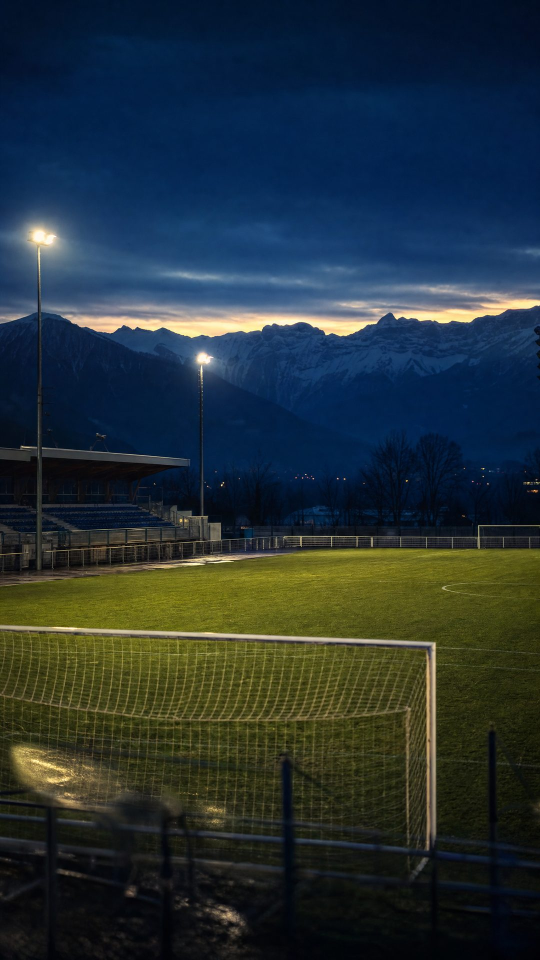
#> input picture 06_slides_gfa/assets/01-stade-albanais.jpg, 1080 x 1920 px (shown at 1/2 size)
$ python -i stylize.py   (imports and definitions only)   (older library calls are emulated)
#> lines starting #> are read from the running program, lines starting #| are printed output that depends on the picture; after the words box and inside, x2 and y2 are one past the last pixel; in counts of white or black regions, pixels touching at a corner belong together
#!/usr/bin/env python3
"""
Stylisation « bande dessinée / cel-shading » des plans de rugby, en local (CPU).

Principe (OpenCV pur + détecteur de visages YuNet, aucun service distant)
  1. calcul à basse résolution (petit côté 540 px), lissage bilatéral
  2. stabilité temporelle : flot optique DIS -> l'état précédent (image lissée,
     étiquettes de couleur, masques) est recalé puis mélangé ; hystérésis sur
     les couleurs pour qu'un aplat ne « clignote » pas d'une image à l'autre
  3. zones : pelouse (un vert uni), lignes blanches, foule/tribunes (texture
     dense -> 4 tons calmes, sans contours), peau
  4. couleurs d'équipe forcées : azur Italie, vert Springbok + or
  5. palette figée par plan (couleurs fixes + k-means sur la 1re image)
  6. visages (YuNet, suivis dans le temps) remplis d'un aplat couleur peau,
     sans aucun détail ; toute zone de peau est réduite à un seul ton
  7. contours sombres aux frontières de couleurs contrastées ; rendu final en
     pleine résolution (aplats nets, traits et lignes anticrénelés)

Usage : python3 stylize.py ENTREE.mp4 SORTIE.mp4 [--start S] [--dur D]
Import : from stylize import stylize_frame, Stylizer
         sty = Stylizer(); for img in images: out = sty(img)   # RVB uint8
"""
import argparse
import json
import os
import subprocess
import sys
import time

import cv2
import numpy as np

ICI = os.path.dirname(os.path.abspath(__file__))
MODELE_VISAGE = os.path.join(ICI, "modeles", "face_detection_yunet_2023mar.onnx")

# --- Couleurs (RVB) ----------------------------------------------------------
AZUR = (20, 112, 214)          # maillot Italie
AZUR_OMBRE = (12, 72, 156)
SB_VERT = (4, 104, 68)         # vert Springbok
SB_OMBRE = (2, 68, 46)
OR = (250, 184, 28)            # or Springbok
OR_OMBRE = (200, 138, 20)
BLANC = (246, 246, 242)
PELOUSE = (84, 158, 70)        # pelouse : un seul vert, identique sur tous les plans
ENCRE = (26, 24, 32)           # couleur des contours
ANCRES = [
    AZUR, AZUR_OMBRE, SB_VERT, SB_OMBRE, OR, OR_OMBRE, BLANC, PELOUSE,
    (200, 200, 200), (34, 34, 38),                                    # gris clair, noir
    (40, 48, 74),                                                     # marine
    (240, 204, 176), (220, 172, 140), (190, 136, 104),                # peaux
    (146, 98, 72), (98, 66, 50),
    (206, 38, 46), (150, 26, 34),                                     # rouges
]
I_AZ, I_AZO, I_SB, I_SBO, I_OR, I_ORO, I_BLANC, I_PEL = range(8)
PEAUX = [11, 12, 13, 14, 15]   # indices des tons chair dans ANCRES
N_FOULE = 4                    # nombre de tons pour la foule


def _lab(rgb_list):
    a = np.asarray(rgb_list, np.float32).reshape(-1, 1, 3) / 255.0
    return cv2.cvtColor(a, cv2.COLOR_RGB2Lab).reshape(-1, 3)


def _rgb_of_lab(lab):
    a = np.asarray(lab, np.float32).reshape(-1, 1, 3)
    return np.clip(cv2.cvtColor(a, cv2.COLOR_Lab2RGB).reshape(-1, 3) * 255 + 0.5, 0, 255).astype(np.uint8)


def _disque(r):
    r = max(3, int(r) | 1)
    return cv2.getStructuringElement(cv2.MORPH_ELLIPSE, (r, r))


class _Visages:
    """Détection YuNet + suivi léger (lissage des boîtes, persistance)."""

    def __init__(self):
        self.det = None
        if os.path.exists(MODELE_VISAGE):
            self.det = cv2.FaceDetectorYN.create(MODELE_VISAGE, "", (320, 320), 0.55, 0.3, 50)
        else:
            print("! modèle YuNet absent : visages aplatis seulement via la peau", file=sys.stderr)
        self.pistes = []

    def reset(self):
        self.pistes = []

    def maj(self, bgr, flux=None):
        """Piste = dict(c=[cx, cy, w, h], o=[ox, oy] centre des traits, age, ton)."""
        dets = []
        if self.det is not None:
            h, w = bgr.shape[:2]
            self.det.setInputSize((w, h))
            _, f = self.det.detect(bgr)
            if f is not None:
                for r in f:
                    x, y, bw, bh = (float(v) for v in r[:4])
                    if bw < 6:
                        continue
                    pts = r[4:14].reshape(5, 2)
                    cx, cy = x + bw / 2, y + bh / 2
                    m = pts.mean(0)
                    dets.append(dict(c=[cx, cy, bw, bh], o=[(m[0] - cx) / bw, (m[1] - cy) / bh]))
        if flux is not None:                  # les pistes suivent le mouvement
            for p in self.pistes:
                xi = int(np.clip(p["c"][0], 0, flux.shape[1] - 1))
                yi = int(np.clip(p["c"][1], 0, flux.shape[0] - 1))
                p["c"][0] -= float(flux[yi, xi, 0])
                p["c"][1] -= float(flux[yi, xi, 1])
        res, libres = [], list(range(len(self.pistes)))
        for d in dets:
            best, bd = None, 1e9
            for i in libres:
                p = self.pistes[i]
                dist = np.hypot(p["c"][0] - d["c"][0], p["c"][1] - d["c"][1])
                if dist < 0.7 * max(p["c"][2], d["c"][2]) and dist < bd:
                    best, bd = i, dist
            if best is None:
                d.update(age=0, ton=None)
                res.append(d)
            else:
                libres.remove(best)
                p = self.pistes[best]
                p["c"] = [0.4 * a + 0.6 * b for a, b in zip(p["c"], d["c"])]
                p["o"] = [0.5 * a + 0.5 * b for a, b in zip(p["o"], d["o"])]
                p["age"] = 0
                res.append(p)
        for i in libres:                      # visage perdu : gardé ~0,5 s
            p = self.pistes[i]
            p["age"] += 1
            if p["age"] <= 15:
                res.append(p)
        self.pistes = res
        return res


class Stylizer:
    """Stylisation image par image avec mémoire temporelle (vidéo).

    cote      : petit côté de l'image de calcul (540 = bon compromis vitesse)
    temporel  : lissage temporel (False pour une image isolée)
    epaisseur : facteur d'épaisseur des contours
    """

    def __init__(self, cote=540, temporel=True, epaisseur=1.0):
        self.cote = cote
        self.temporel = temporel
        self.epaisseur = epaisseur
        self.dis = cv2.DISOpticalFlow_create(cv2.DISOPTICAL_FLOW_PRESET_ULTRAFAST)
        self.visages = _Visages()
        self.reset()

    def reset(self):
        self.prev = None              # état recalé d'une image à l'autre
        self.prev_vignette = None
        self.palette = None
        self.visages.reset()

    # -- palette figée par plan -------------------------------------------------
    def _faire_palette(self, lab, lab_foule, normal, foule):
        anc = _lab(ANCRES)
        rng = np.random.default_rng(0)
        crit = (cv2.TERM_CRITERIA_EPS | cv2.TERM_CRITERIA_MAX_ITER, 20, 0.5)
        pal = [anc]
        px = lab[normal]
        if len(px) > 500:             # couleurs propres au plan
            px = px[rng.choice(len(px), min(len(px), 20000), replace=False)]
            _, _, cen = cv2.kmeans(px.astype(np.float32), 7, None, crit, 2, cv2.KMEANS_PP_CENTERS)
            pal += [c[None] for c in cen if np.min(np.linalg.norm(anc - c, axis=1)) > 10]
        self.n_normal = sum(len(p) for p in pal)
        px = lab_foule[foule]         # tons calmes de la foule
        if len(px) > 500:
            px = px[rng.choice(len(px), min(len(px), 20000), replace=False)]
            _, _, cen = cv2.kmeans(px.astype(np.float32), N_FOULE, None, crit, 2, cv2.KMEANS_PP_CENTERS)
        else:
            cen = _lab([(70, 70, 78), (120, 120, 128), (170, 170, 176), (215, 215, 220)])
        cen = cen[np.argsort(cen[:, 0])]
        pal.append(cen)
        self.palette = np.vstack(pal).astype(np.float32)
        self.i_foule = np.arange(self.n_normal, self.n_normal + N_FOULE)
        self.pal_rgb = _rgb_of_lab(self.palette)

    # [4 lines left out: function _ajout_couleur, not called in this run]

    # -- passe principale ---------------------------------------------------------
    def __call__(self, rgb):
        H, W = rgb.shape[:2]
        s = min(1.0, self.cote / min(H, W))
        w, h = max(2, round(W * s)), max(2, round(H * s))
        petit = cv2.resize(rgb, (w, h), interpolation=cv2.INTER_AREA) if s < 1 else rgb.copy()
        k = min(w, h) / 540.0            # échelle des noyaux

        # changement de plan -> on repart de zéro
        vign = cv2.resize(petit, (32, 32), interpolation=cv2.INTER_AREA).astype(np.float32)
        if self.prev_vignette is not None and (
                self.prev_vignette.shape != vign.shape or np.abs(vign - self.prev_vignette).mean() > 40):
            self.reset()
        self.prev_vignette = vign

        # 1. lissage
        lisse = petit
        for _ in range(3):
            lisse = cv2.bilateralFilter(lisse, 7, 35, 5)
        lab = cv2.cvtColor(lisse.astype(np.float32) / 255.0, cv2.COLOR_RGB2Lab)
#> lab: shape (960, 540, 3) float32; mean of channels 0, 1, 2 19.7, 0.6, -5.3
        gris = cv2.cvtColor(petit, cv2.COLOR_RGB2GRAY)
        gl = cv2.GaussianBlur(gris, (0, 0), 1.0)
        mag = cv2.magnitude(cv2.Sobel(gl, cv2.CV_32F, 1, 0), cv2.Sobel(gl, cv2.CV_32F, 0, 1))
        dens = cv2.blur((mag > 40).astype(np.float32), (int(31 * k) | 1,) * 2)
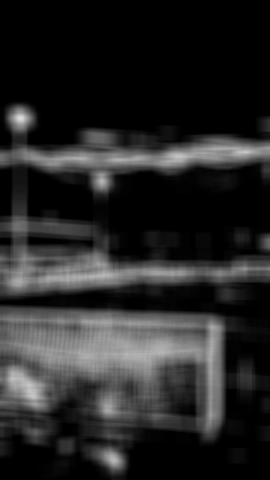
#> dens: shape (960, 540) float32 (shown at 1/2 size); min 0, max 0.865, mean 0.152

        # 2. recalage de l'état précédent (flot optique) et mélange
        flux = carte = None
        P = self.prev
        if self.temporel and P is not None and P["gris"].shape == gris.shape:
            flux = self.dis.calc(gris, P["gris"], None)
            gx, gy = np.meshgrid(np.arange(w, dtype=np.float32), np.arange(h, dtype=np.float32))
            carte = (gx + flux[..., 0], gy + flux[..., 1])

            def recale(x, interp=cv2.INTER_LINEAR):
                return cv2.remap(x, carte[0], carte[1], interp, borderMode=cv2.BORDER_REPLICATE)

            avant = recale(P["lab"])
            ecart = np.linalg.norm(lab - avant, axis=2)
            pds = (0.75 * np.clip(1.0 - ecart / 12.0, 0, 1))[..., None]
            lab = lab * (1 - pds) + avant * pds
            dens = 0.3 * dens + 0.7 * recale(P["dens"])
        etat = dict(gris=gris, lab=lab.copy(), dens=dens)
#> etat = 3 items

        # visages (détectés tôt : leurs abords ne sont jamais traités comme foule)
        pistes = self.visages.maj(cv2.cvtColor(petit, cv2.COLOR_RGB2BGR), flux)
#> pistes = []
        abords = np.zeros((h, w), np.uint8)
        for p in pistes:
            cx, cy, bw, bh = p["c"]
            cv2.ellipse(abords, (int(cx), int(cy - bh * 0.1)), (int(bw * 1.1) + 1, int(bh * 1.1) + 1),
                        0, 0, 360, 1, -1)
#> this loop made 0 passes
#> abords: shape (960, 540); every value is 0

        L = lab[..., 0]
        chroma = np.hypot(lab[..., 1], lab[..., 2])
        teinte = np.degrees(np.arctan2(lab[..., 2], lab[..., 1])) % 360
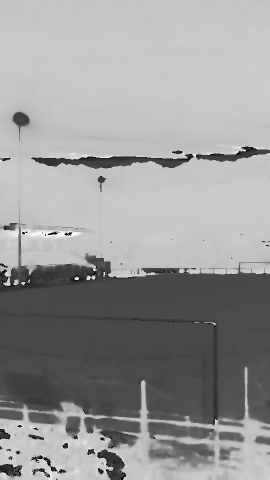
#> teinte: shape (960, 540) float32 (shown at 1/2 size); min 0, max 359.3, mean 215.8; drawn with min black and max white

        # 3a. pelouse : grandes zones vert clair
        vert = ((teinte > 95) & (teinte < 170) & (chroma > 14) & (L > 32)).astype(np.uint8)
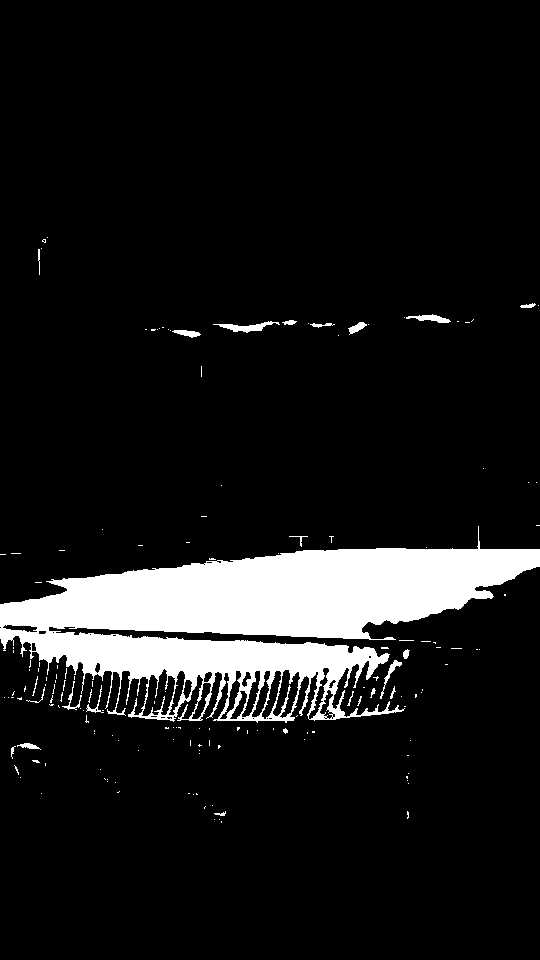
#> vert: shape (960, 540); values 0 (black) and 1 (white), 9.8% white; 162 white regions (139 under 20 px), largest, box (x1, y1, x2, y2) and area: (0, 526, 540, 723) 48527, (213, 321, 280, 333) 303, (406, 314, 451, 323) 199
        vert = cv2.morphologyEx(vert, cv2.MORPH_OPEN, np.ones((3, 3), np.uint8))
#> vert: shape (960, 540); values 0 (black) and 1 (white), 9.2% white; 62 white regions (26 under 20 px), largest, box (x1, y1, x2, y2) and area: (0, 548, 540, 694) 45101, (220, 322, 272, 332) 277, (327, 697, 345, 720) 181
        n, cc, st, _ = cv2.connectedComponentsWithStats(vert, connectivity=4)
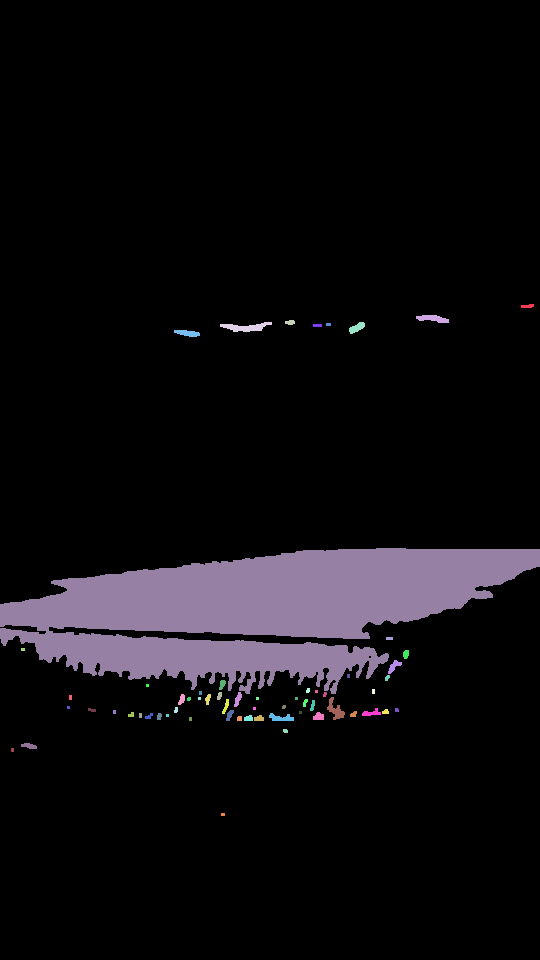
#> cc: shape (960, 540) int32; 63 distinct labels, from 0 to 62; one colour per label, 0 black
#> n = 63; st = 63 rows, first 6: [0, 0, 540, 960, 470779], [521, 304, 13, 4, 42], [416, 315, 33, 8, 172], [285, 320, 10, 5, 40], [220, 322, 52, 10, 277], [349, 322, 16, 12, 110]
        ok = np.zeros(n, bool)
        ok[1:] = st[1:, cv2.CC_STAT_AREA] > 0.01 * w * h
        pelouse = ok[cc]
#> pelouse: shape (960, 540) bool; 8.7% white; 1 white region, box (x1, y1, x2, y2) and area: (0, 548, 540, 694) 45101
        # 2e passe : la pelouse a sa propre clarté/saturation (exclut lignes et blancs teintés)
        if pelouse.sum() > 100:
            lm0 = float(np.median(L[pelouse]))
#> lm0 = 40.92
            cm0 = float(np.median(chroma[pelouse]))
#> cm0 = 39.47
            pelouse &= (chroma > 0.6 * cm0) & (L < lm0 + 14)
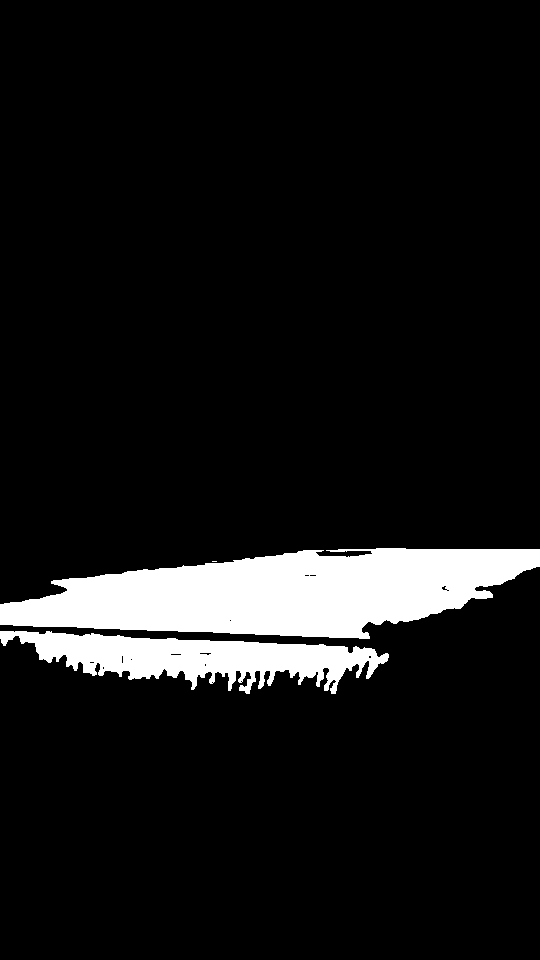
#> pelouse: shape (960, 540) bool; 8.5% white; 3 white regions (1 under 20 px), largest, box (x1, y1, x2, y2) and area: (0, 548, 540, 639) 32224, (0, 631, 389, 694) 12081
            pelouse = cv2.morphologyEx(pelouse.astype(np.uint8), cv2.MORPH_OPEN,
                                       np.ones((3, 3), np.uint8)).astype(bool)
#> pelouse: shape (960, 540) bool; 8.5% white; 3 white regions, box (x1, y1, x2, y2) and area: (0, 548, 540, 639) 32110, (0, 631, 389, 694) 12069, (338, 549, 345, 552) 21
        # joueurs en vert (survêtements) : petites taches nettement plus sombres
        if pelouse.any():
            lm = float(np.median(L[pelouse]))
#> lm = 40.83
            sombre = (pelouse & (L < lm - 10)).astype(np.uint8)
            n, cc, st, _ = cv2.connectedComponentsWithStats(sombre, connectivity=8)
#> cc: shape (960, 540) int32; every value is 0
#> n = 1; st = [[0, 0, 540, 960, 518400]]
            pt = st[:, cv2.CC_STAT_AREA] < 0.003 * w * h
#> pt = [False]
            pt[0] = False
            pelouse &= ~pt[cc]
        # zone de jeu = pelouse + ce qu'elle entoure (joueurs, lignes, poteaux)
        zone = cv2.morphologyEx(pelouse.astype(np.uint8), cv2.MORPH_CLOSE, _disque(15 * k))
#> zone: shape (960, 540); values 0 (black) and 1 (white), 9.4% white; 1 white region, box (x1, y1, x2, y2) and area: (0, 548, 540, 694) 48736
        n, cc, st, _ = cv2.connectedComponentsWithStats(1 - zone, connectivity=4)
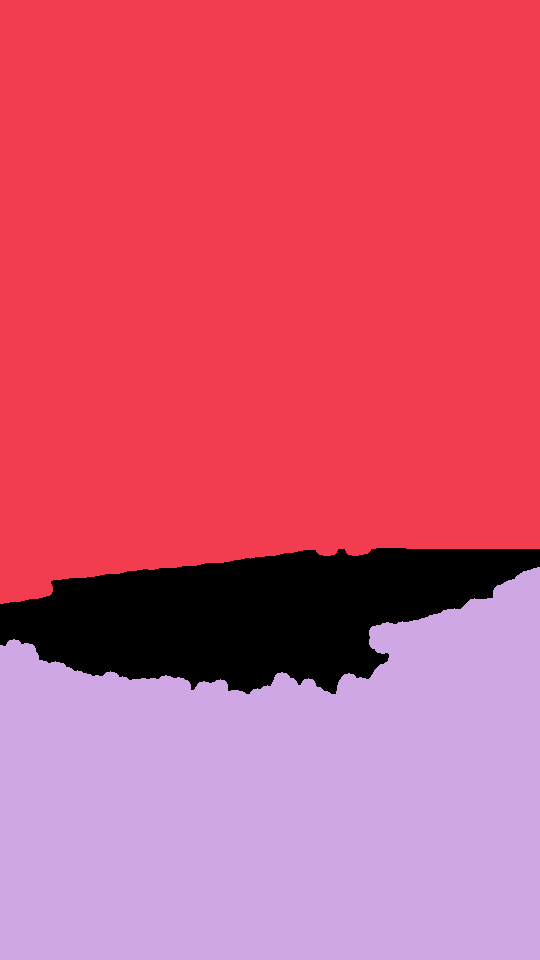
#> cc: shape (960, 540) int32; 3 distinct labels, from 0 to 2; one colour per label, 0 black
#> n = 3; st = [[0, 548, 540, 146, 48736], [0, 0, 540, 604, 303793], [0, 567, 540, 393, 165871]]
        bordure = np.zeros(n, bool)
        bordure[np.unique(np.concatenate([cc[0], cc[-1], cc[:, 0], cc[:, -1]]))] = True
        trou = (~bordure) & (st[:, cv2.CC_STAT_AREA] < 0.04 * w * h)
#> trou = [False, False, False]
        trou[0] = False
        zone_jeu = zone.astype(bool) | trou[cc]
        # petits joueurs lointains (taches entourées de pelouse) : pas de contour
        n, cc, st, _ = cv2.connectedComponentsWithStats((zone_jeu & ~pelouse).astype(np.uint8), connectivity=8)
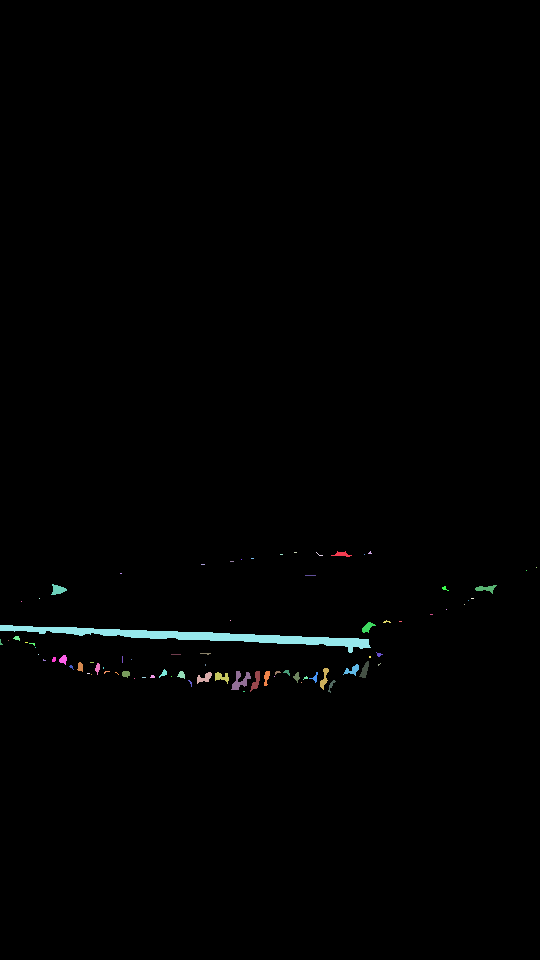
#> cc: shape (960, 540) int32; 82 distinct labels, from 0 to 81; one colour per label, 0 black
#> n = 82; st = 82 rows, first 6: [0, 0, 540, 960, 513864], [331, 551, 21, 6, 60], [368, 551, 4, 3, 7], [294, 552, 3, 1, 3], [316, 552, 7, 4, 7], [280, 554, 3, 1, 3]
        petit_ok = st[:, cv2.CC_STAT_AREA] < 0.002 * w * h
        petit_ok[0] = False
        minuscule = petit_ok[cc]
#> minuscule: shape (960, 540) bool; 0.35% white; 80 white regions (57 under 20 px), largest, box (x1, y1, x2, y2) and area: (231, 671, 251, 690) 175, (51, 584, 67, 595) 105, (250, 671, 260, 692) 100
#> (the rest of the program and of its run is left out)
